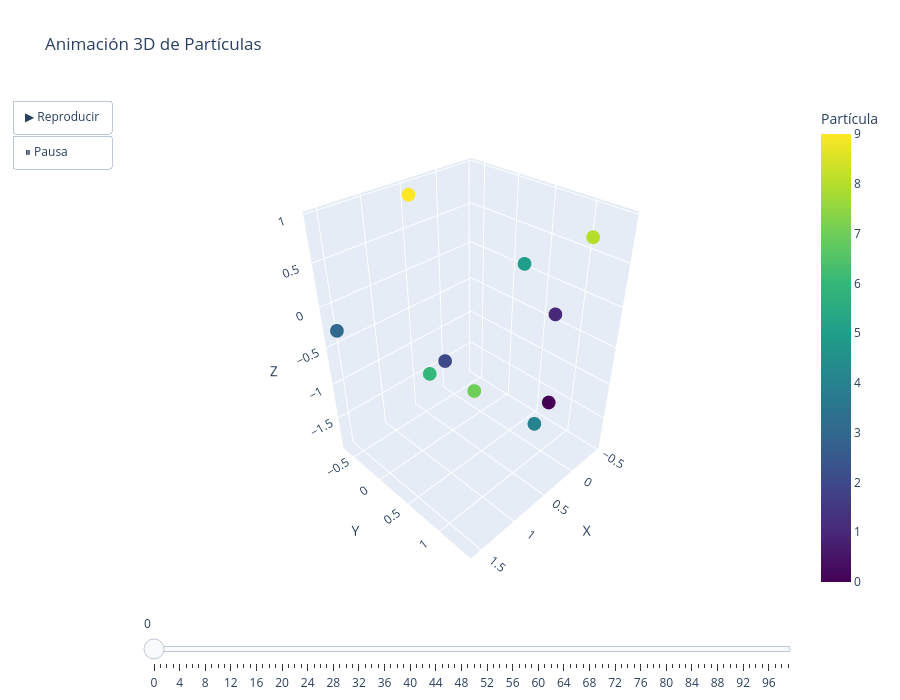

The code cell stored with this chart in its notebook:
### Code cell
import plotly.graph_objects as go
import numpy as np

# Generar datos de ejemplo: posiciones de partículas en el tiempo
np.random.seed(42)
n_particulas = 10
n_frames = 100

# Crear trayectorias de partículas (movimiento aleatorio)
x_data = np.cumsum(np.random.randn(n_frames, n_particulas), axis=0)
y_data = np.cumsum(np.random.randn(n_frames, n_particulas), axis=0)
z_data = np.cumsum(np.random.randn(n_frames, n_particulas), axis=0)

# Crear frames para la animación
frames = []
for frame_idx in range(n_frames):
    frame = go.Frame(
        data=[go.Scatter3d(
            x=x_data[frame_idx],
            y=y_data[frame_idx],
            z=z_data[frame_idx],
            mode='markers',
            marker=dict(
                size=8,
                color=np.arange(n_particulas),
                colorscale='Viridis',
                showscale=True,
                colorbar=dict(title="Partícula")
            ),
            text=[f"Partícula {i}" for i in range(n_particulas)],
            hovertemplate="<b>%{text}</b><br>X: %{x:.2f}<br>Y: %{y:.2f}<br>Z: %{z:.2f}<extra></extra>"
        )],
        name=f"Frame {frame_idx}"
    )
    frames.append(frame)

# Crear figura inicial
fig = go.Figure(
    data=[go.Scatter3d(
        x=x_data[0],
        y=y_data[0],
        z=z_data[0],
        mode='markers',
        marker=dict(
            size=8,
            color=np.arange(n_particulas),
            colorscale='Viridis',
            showscale=True,
            colorbar=dict(title="Partícula")
        ),
        text=[f"Partícula {i}" for i in range(n_particulas)],
        hovertemplate="<b>%{text}</b><br>X: %{x:.2f}<br>Y: %{y:.2f}<br>Z: %{z:.2f}<extra></extra>"
    )],
    frames=frames
)

# Configurar controles de animación
fig.update_layout(
    title="Animación 3D de Partículas",
    scene=dict(
        xaxis_title="X",
        yaxis_title="Y",
        zaxis_title="Z",
        camera=dict(
            eye=dict(x=1.5, y=1.5, z=1.5)
        )
    ),
    updatemenus=[
        dict(
            type="buttons",
            showactive=False,
            buttons=[
                dict(
                    label="▶ Reproducir",
                    method="animate",
                    args=[None, {
                        "frame": {"duration": 50, "redraw": True},
                        "fromcurrent": True,
                        "transition": {"duration": 0}
                    }]
                ),
                dict(
                    label="⏸ Pausa",
                    method="animate",
                    args=[[None], {
                        "frame": {"duration": 0, "redraw": False},
                        "mode": "immediate",
                        "transition": {"duration": 0}
                    }]
                )
            ]
        )
    ],
    sliders=[dict(
        active=0,
        steps=[
            dict(
                args=[[f.name], {
                    "frame": {"duration": 0, "redraw": True},
                    "mode": "immediate",
                    "transition": {"duration": 0}
                }],
                method="animate",
                label=f"{i}"
            )
            for i, f in enumerate(frames)
        ]
    )],
    height=700,
    width=900
)

fig.show()

### Figure 1 — Plotly figure (JSON) as saved in the notebook; plotly's stock layout.template omitted (floating-point values rounded to 4 significant figures)
{"data": [{"hovertemplate": "<b>%{text}</b><br>X: %{x:.2f}<br>Y: %{y:.2f}<br>Z: %{z:.2f}<extra></extra>", "marker": {"color": [0, 1, 2, 3, 4, 5, 6, 7, 8, 9], "colorbar": {"title": {"text": "Partícula"}}, "colorscale": [[0, "#440154"], [0.1111, "#482878"], [0.2222, "#3e4989"], [0.3333, "#31688e"], [0.4444, "#26828e"], [0.5556, "#1f9e89"], [0.6667, "#35b779"], [0.7778, "#6ece58"], [0.8889, "#b5de2b"], [1, "#fde725"]], "showscale": true, "size": 8}, "mode": "markers", "text": ["Partícula 0", "Partícula 1", "Partícula 2", "Partícula 3", "Partícula 4", "Partícula 5", "Partícula 6", "Partícula 7", "Partícula 8", "Partícula 9"], "type": "scatter3d", "x": [0.4967, -0.1383, 0.6477, 1.523, -0.2342, -0.2341, 1.579, 0.7674, -0.4695, 0.5426], "y": [1.399, 0.9246, 0.05963, -0.6469, 0.6982, 0.3935, 0.8952, 0.6352, 1.05, -0.5352], "z": [-0.6752, -0.1445, -0.7924, -0.308, -1.894, 0.2133, 0.001205, -0.8171, 0.6592, 0.9376]}], "layout": {"height": 700, "scene": {"camera": {"eye": {"x": 1.5, "y": 1.5, "z": 1.5}}, "xaxis": {"title": {"text": "X"}}, "yaxis": {"title": {"text": "Y"}}, "zaxis": {"title": {"text": "Z"}}}, "sliders": [{"active": 0, "steps": [{"args": [["Frame 0"], {"frame": {"duration": 0, "redraw": true}, "mode": "immediate", "transition": {"duration": 0}}], "label": "0", "method": "animate"}, {"args": [["Frame 1"], {"frame": {"duration": 0, "redraw": true}, "mode": "immediate", "transition": {"duration": 0}}], "label": "1", "method": "animate"}, {"args": [["Frame 2"], {"frame": {"duration": 0, "redraw": true}, "mode": "immediate", "transition": {"duration": 0}}], "label": "2", "method": "animate"}, {"args": [["Frame 3"], {"frame": {"duration": 0, "redraw": true}, "mode": "immediate", "transition": {"duration": 0}}], "label": "3", "method": "animate"}, {"args": [["Frame 4"], {"frame": {"duration": 0, "redraw": true}, "mode": "immediate", "transition": {"duration": 0}}], "label": "4", "method": "animate"}, {"args": [["Frame 5"], {"frame": {"duration": 0, "redraw": true}, "mode": "immediate", "transition": {"duration": 0}}], "label": "5", "method": "animate"}, {"args": [["Frame 6"], {"frame": {"duration": 0, "redraw": true}, "mode": "immediate", "transition": {"duration": 0}}], "label": "6", "method": "animate"}, {"args": [["Frame 7"], {"frame": {"duration": 0, "redraw": true}, "mode": "immediate", "transition": {"duration": 0}}], "label": "7", "method": "animate"}, {"args": [["Frame 8"], {"frame": {"duration": 0, "redraw": true}, "mode": "immediate", "transition": {"duration": 0}}], "label": "8", "method": "animate"}, {"args": [["Frame 9"], {"frame": {"duration": 0, "redraw": true}, "mode": "immediate", "transition": {"duration": 0}}], "label": "9", "method": "animate"}, {"args": [["Frame 10"], {"frame": {"duration": 0, "redraw": true}, "mode": "immediate", "transition": {"duration": 0}}], "label": "10", "method": "animate"}, {"args": [["Frame 11"], {"frame": {"duration": 0, "redraw": true}, "mode": "immediate", "transition": {"duration": 0}}], "label": "11", "method": "animate"}, {"args": [["Frame 12"], {"frame": {"duration": 0, "redraw": true}, "mode": "immediate", "transition": {"duration": 0}}], "label": "12", "method": "animate"}, {"args": [["Frame 13"], {"frame": {"duration": 0, "redraw": true}, "mode": "immediate", "transition": {"duration": 0}}], "label": "13", "method": "animate"}, {"args": [["Frame 14"], {"frame": {"duration": 0, "redraw": true}, "mode": "immediate", "transition": {"duration": 0}}], "label": "14", "method": "animate"}, {"args": [["Frame 15"], {"frame": {"duration": 0, "redraw": true}, "mode": "immediate", "transition": {"duration": 0}}], "label": "15", "method": "animate"}, {"args": [["Frame 16"], {"frame": {"duration": 0, "redraw": true}, "mode": "immediate", "transition": {"duration": 0}}], "label": "16", "method": "animate"}, {"args": [["Frame 17"], {"frame": {"duration": 0, "redraw": true}, "mode": "immediate", "transition": {"duration": 0}}], "label": "17", "method": "animate"}, {"args": [["Frame 18"], {"frame": {"duration": 0, "redraw": true}, "mode": "immediate", "transition": {"duration": 0}}], "label": "18", "method": "animate"}, {"args": [["Frame 19"], {"frame": {"duration": 0, "redraw": true}, "mode": "immediate", "transition": {"duration": 0}}], "label": "19", "method": "animate"}, {"args": [["Frame 20"], {"frame": {"duration": 0, "redraw": true}, "mode": "immediate", "transition": {"duration": 0}}], "label": "20", "method": "animate"}, {"args": [["Frame 21"], {"frame": {"duration": 0, "redraw": true}, "mode": "immediate", "transition": {"duration": 0}}], "label": "21", "method": "animate"}, {"args": [["Frame 22"], {"frame": {"duration": 0, "redraw": true}, "mode": "immediate", "transition": {"duration": 0}}], "label": "22", "method": "animate"}, {"args": [["Frame 23"], {"frame": {"duration": 0, "redraw": true}, "mode": "immediate", "transition": {"duration": 0}}], "label": "23", "method": "animate"}, {"args": [["Frame 24"], {"frame": {"duration": 0, "redraw": true}, "mode": "immediate", "transition": {"duration": 0}}], "label": "24", "method": "animate"}, {"args": [["Frame 25"], {"frame": {"duration": 0, "redraw": true}, "mode": "immediate", "transition": {"duration": 0}}], "label": "25", "method": "animate"}, {"args": [["Frame 26"], {"frame": {"duration": 0, "redraw": true}, "mode": "immediate", "transition": {"duration": 0}}], "label": "26", "method": "animate"}, {"args": [["Frame 27"], {"frame": {"duration": 0, "redraw": true}, "mode": "immediate", "transition": {"duration": 0}}], "label": "27", "method": "animate"}, {"args": [["Frame 28"], {"frame": {"duration": 0, "redraw": true}, "mode": "immediate", "transition": {"duration": 0}}], "label": "28", "method": "animate"}, {"args": [["Frame 29"], {"frame": {"duration": 0, "redraw": true}, "mode": "immediate", "transition": {"duration": 0}}], "label": "29", "method": "animate"}, {"args": [["Frame 30"], {"frame": {"duration": 0, "redraw": true}, "mode": "immediate", "transition": {"duration": 0}}], "label": "30", "method": "animate"}, {"args": [["Frame 31"], {"frame": {"duration": 0, "redraw": true}, "mode": "immediate", "transition": {"duration": 0}}], "label": "31", "method": "animate"}, {"args": [["Frame 32"], {"frame": {"duration": 0, "redraw": true}, "mode": "immediate", "transition": {"duration": 0}}], "label": "32", "method": "animate"}, {"args": [["Frame 33"], {"frame": {"duration": 0, "redraw": true}, "mode": "immediate", "transition": {"duration": 0}}], "label": "33", "method": "animate"}, {"args": [["Frame 34"], {"frame": {"duration": 0, "redraw": true}, "mode": "immediate", "transition": {"duration": 0}}], "label": "34", "method": "animate"}, {"args": [["Frame 35"], {"frame": {"duration": 0, "redraw": true}, "mode": "immediate", "transition": {"duration": 0}}], "label": "35", "method": "animate"}, {"args": [["Frame 36"], {"frame": {"duration": 0, "redraw": true}, "mode": "immediate", "transition": {"duration": 0}}], "label": "36", "method": "animate"}, {"args": [["Frame 37"], {"frame": {"duration": 0, "redraw": true}, "mode": "immediate", "transition": {"duration": 0}}], "label": "37", "method": "animate"}, {"args": [["Frame 38"], {"frame": {"duration": 0, "redraw": true}, "mode": "immediate", "transition": {"duration": 0}}], "label": "38", "method": "animate"}, {"args": [["Frame 39"], {"frame": {"duration": 0, "redraw": true}, "mode": "immediate", "transition": {"duration": 0}}], "label": "39", "method": "animate"}, {"args": [["Frame 40"], {"frame": {"duration": 0, "redraw": true}, "mode": "immediate", "transition": {"duration": 0}}], "label": "40", "method": "animate"}, {"args": [["Frame 41"], {"frame": {"duration": 0, "redraw": true}, "mode": "immediate", "transition": {"duration": 0}}], "label": "41", "method": "animate"}, {"args": [["Frame 42"], {"frame": {"duration": 0, "redraw": true}, "mode": "immediate", "transition": {"duration": 0}}], "label": "42", "method": "animate"}, {"args": [["Frame 43"], {"frame": {"duration": 0, "redraw": true}, "mode": "immediate", "transition": {"duration": 0}}], "label": "43", "method": "animate"}, {"args": [["Frame 44"], {"frame": {"duration": 0, "redraw": true}, "mode": "immediate", "transition": {"duration": 0}}], "label": "44", "method": "animate"}, {"args": [["Frame 45"], {"frame": {"duration": 0, "redraw": true}, "mode": "immediate", "transition": {"duration": 0}}], "label": "45", "method": "animate"}, {"args": [["Frame 46"], {"frame": {"duration": 0, "redraw": true}, "mode": "immediate", "transition": {"duration": 0}}], "label": "46", "method": "animate"}, {"args": [["Frame 47"], {"frame": {"duration": 0, "redraw": true}, "mode": "immediate", "transition": {"duration": 0}}], "label": "47", "method": "animate"}, {"args": [["Frame 48"], {"frame": {"duration": 0, "redraw": true}, "mode": "immediate", "transition": {"duration": 0}}], "label": "48", "method": "animate"}, {"args": [["Frame 49"], {"frame": {"duration": 0, "redraw": true}, "mode": "immediate", "transition": {"duration": 0}}], "label": "49", "method": "animate"}, {"args": [["Frame 50"], {"frame": {"duration": 0, "redraw": true}, "mode": "immediate", "transition": {"duration": 0}}], "label": "50", "method": "animate"}, {"args": [["Frame 51"], {"frame": {"duration": 0, "redraw": true}, "mode": "immediate", "transition": {"duration": 0}}], "label": "51", "method": "animate"}, {"args": [["Frame 52"], {"frame": {"duration": 0, "redraw": true}, "mode": "immediate", "transition": {"duration": 0}}], "label": "52", "method": "animate"}, {"args": [["Frame 53"], {"frame": {"duration": 0, "redraw": true}, "mode": "immediate", "transition": {"duration": 0}}], "label": "53", "method": "animate"}, {"args": [["Frame 54"], {"frame": {"duration": 0, "redraw": true}, "mode": "immediate", "transition": {"duration": 0}}], "label": "54", "method": "animate"}, {"args": [["Frame 55"], {"frame": {"duration": 0, "redraw": true}, "mode": "immediate", "transition": {"duration": 0}}], "label": "55", "method": "animate"}, {"args": [["Frame 56"], {"frame": {"duration": 0, "redraw": true}, "mode": "immediate", "transition": {"duration": 0}}], "label": "56", "method": "animate"}, {"args": [["Frame 57"], {"frame": {"duration": 0, "redraw": true}, "mode": "immediate", "transition": {"duration": 0}}], "label": "57", "method": "animate"}, {"args": [["Frame 58"], {"frame": {"duration": 0, "redraw": true}, "mode": "immediate", "transition": {"duration": 0}}], "label": "58", "method": "animate"}, {"args": [["Frame 59"], {"frame": {"duration": 0, "redraw": true}, "mode": "immediate", "transition": {"duration": 0}}], "label": "59", "method": "animate"}, {"args": [["Frame 60"], {"frame": {"duration": 0, "redraw": true}, "mode": "immediate", "transition": {"duration": 0}}], "label": "60", "method": "animate"}, {"args": [["Frame 61"], {"frame": {"duration": 0, "redraw": true}, "mode": "immediate", "transition": {"duration": 0}}], "label": "61", "method": "animate"}, {"args": [["Frame 62"], {"frame": {"duration": 0, "redraw": true}, "mode": "immediate", "transition": {"duration": 0}}], "label": "62", "method": "animate"}, {"args": [["Frame 63"], {"frame": {"duration": 0, "redraw": true}, "mode": "immediate", "transition": {"duration": 0}}], "label": "63", "method": "animate"}, {"args": [["Frame 64"], {"frame": {"duration": 0, "redraw": true}, "mode": "immediate", "transition": {"duration": 0}}], "label": "64", "method": "animate"}, {"args": [["Frame 65"], {"frame": {"duration": 0, "redraw": true}, "mode": "immediate", "transition": {"duration": 0}}], "label": "65", "method": "animate"}, {"args": [["Frame 66"], {"frame": {"duration": 0, "redraw": true}, "mode": "immediate", "transition": {"duration": 0}}], "label": "66", "method": "animate"}, {"args": [["Frame 67"], {"frame": {"duration": 0, "redraw": true}, "mode": "immediate", "transition": {"duration": 0}}], "label": "67", "method": "animate"}, {"args": [["Frame 68"], {"frame": {"duration": 0, "redraw": true}, "mode": "immediate", "transition": {"duration": 0}}], "label": "68", "method": "animate"}, {"args": [["Frame 69"], {"frame": {"duration": 0, "redraw": true}, "mode": "immediate", "transition": {"duration": 0}}], "label": "69", "method": "animate"}, {"args": [["Frame 70"], {"frame": {"duration": 0, "redraw": true}, "mode": "immediate", "transition": {"duration": 0}}], "label": "70", "method": "animate"}, {"args": [["Frame 71"], {"frame": {"duration": 0, "redraw": true}, "mode": "immediate", "transition": {"duration": 0}}], "label": "71", "method": "animate"}, {"args": [["Frame 72"], {"frame": {"duration": 0, "redraw": true}, "mode": "immediate", "transition": {"duration": 0}}], "label": "72", "method": "animate"}, {"args": [["Frame 73"], {"frame": {"duration": 0, "redraw": true}, "mode": "immediate", "transition": {"duration": 0}}], "label": "73", "method": "animate"}, {"args": [["Frame 74"], {"frame": {"duration": 0, "redraw": true}, "mode": "immediate", "transition": {"duration": 0}}], "label": "74", "method": "animate"}, {"args": [["Frame 75"], {"frame": {"duration": 0, "redraw": true}, "mode": "immediate", "transition": {"duration": 0}}], "label": "75", "method": "animate"}, {"args": [["Frame 76"], {"frame": {"duration": 0, "redraw": true}, "mode": "immediate", "transition": {"duration": 0}}], "label": "76", "method": "animate"}, {"args": [["Frame 77"], {"frame": {"duration": 0, "redraw": true}, "mode": "immediate", "transition": {"duration": 0}}], "label": "77", "method": "animate"}, {"args": [["Frame 78"], {"frame": {"duration": 0, "redraw": true}, "mode": "immediate", "transition": {"duration": 0}}], "label": "78", "method": "animate"}, {"args": [["Frame 79"], {"frame": {"duration": 0, "redraw": true}, "mode": "immediate", "transition": {"duration": 0}}], "label": "79", "method": "animate"}, {"args": [["Frame 80"], {"frame": {"duration": 0, "redraw": true}, "mode": "immediate", "transition": {"duration": 0}}], "label": "80", "method": "animate"}, {"args": [["Frame 81"], {"frame": {"duration": 0, "redraw": true}, "mode": "immediate", "transition": {"duration": 0}}], "label": "81", "method": "animate"}, {"args": [["Frame 82"], {"frame": {"duration": 0, "redraw": true}, "mode": "immediate", "transition": {"duration": 0}}], "label": "82", "method": "animate"}, {"args": [["Frame 83"], {"frame": {"duration": 0, "redraw": true}, "mode": "immediate", "transition": {"duration": 0}}], "label": "83", "method": "animate"}, {"args": [["Frame 84"], {"frame": {"duration": 0, "redraw": true}, "mode": "immediate", "transition": {"duration": 0}}], "label": "84", "method": "animate"}, {"args": [["Frame 85"], {"frame": {"duration": 0, "redraw": true}, "mode": "immediate", "transition": {"duration": 0}}], "label": "85", "method": "animate"}, {"args": [["Frame 86"], {"frame": {"duration": 0, "redraw": true}, "mode": "immediate", "transition": {"duration": 0}}], "label": "86", "method": "animate"}, {"args": [["Frame 87"], {"frame": {"duration": 0, "redraw": true}, "mode": "immediate", "transition": {"duration": 0}}], "label": "87", "method": "animate"}, {"args": [["Frame 88"], {"frame": {"duration": 0, "redraw": true}, "mode": "immediate", "transition": {"duration": 0}}], "label": "88", "method": "animate"}, {"args": [["Frame 89"], {"frame": {"duration": 0, "redraw": true}, "mode": "immediate", "transition": {"duration": 0}}], "label": "89", "method": "animate"}, {"args": [["Frame 90"], {"frame": {"duration": 0, "redraw": true}, "mode": "immediate", "transition": {"duration": 0}}], "label": "90", "method": "animate"}, {"args": [["Frame 91"], {"frame": {"duration": 0, "redraw": true}, "mode": "immediate", "transition": {"duration": 0}}], "label": "91", "method": "animate"}, {"args": [["Frame 92"], {"frame": {"duration": 0, "redraw": true}, "mode": "immediate", "transition": {"duration": 0}}], "label": "92", "method": "animate"}, {"args": [["Frame 93"], {"frame": {"duration": 0, "redraw": true}, "mode": "immediate", "transition": {"duration": 0}}], "label": "93", "method": "animate"}, {"args": [["Frame 94"], {"frame": {"duration": 0, "redraw": true}, "mode": "immediate", "transition": {"duration": 0}}], "label": "94", "method": "animate"}, {"args": [["Frame 95"], {"frame": {"duration": 0, "redraw": true}, "mode": "immediate", "transition": {"duration": 0}}], "label": "95", "method": "animate"}, {"args": [["Frame 96"], {"frame": {"duration": 0, "redraw": true}, "mode": "immediate", "transition": {"duration": 0}}], "label": "96", "method": "animate"}, {"args": [["Frame 97"], {"frame": {"duration": 0, "redraw": true}, "mode": "immediate", "transition": {"duration": 0}}], "label": "97", "method": "animate"}, {"args": [["Frame 98"], {"frame": {"duration": 0, "redraw": true}, "mode": "immediate", "transition": {"duration": 0}}], "label": "98", "method": "animate"}, {"args": [["Frame 99"], {"frame": {"duration": 0, "redraw": true}, "mode": "immediate", "transition": {"duration": 0}}], "label": "99", "method": "animate"}]}], "title": {"text": "Animación 3D de Partículas"}, "updatemenus": [{"buttons": [{"args": [null, {"frame": {"duration": 50, "redraw": true}, "fromcurrent": true, "transition": {"duration": 0}}], "label": "▶ Reproducir", "method": "animate"}, {"args": [[null], {"frame": {"duration": 0, "redraw": false}, "mode": "immediate", "transition": {"duration": 0}}], "label": "⏸ Pausa", "method": "animate"}], "showactive": false, "type": "buttons"}], "width": 900}}
